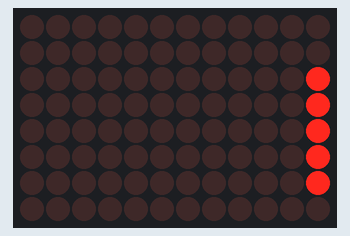
A sketch run on a simulated Arduino Uno R4 WiFi. On the bench: 12×8 LED matrix.

Above: at 1.26 s.
At 2.8 s:
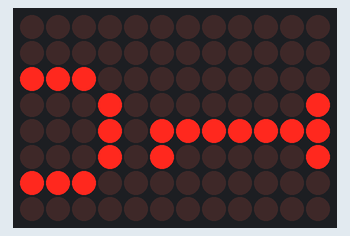
At 4.48 s:
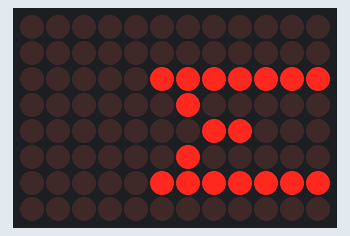
At 7.84 s:
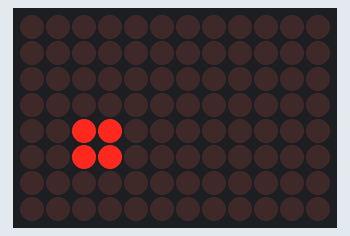
At 25.64 s:
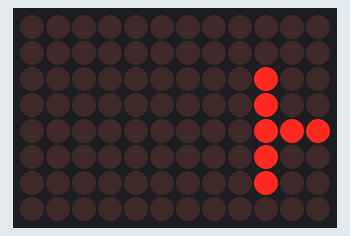
At 32.22 s:
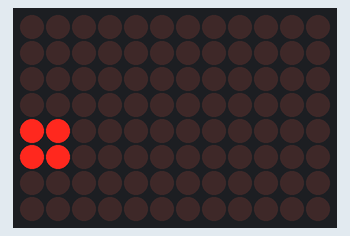

The sketch:

matriz_hola_mundo_vertical.ino
```cpp
#include "Arduino_LED_Matrix.h"

ArduinoLEDMatrix matrix;

// Función de mapeo de caracteres directamente
uint8_t getFontRow(char c, int row) {
  // Los arreglos son de 8 bytes (7 de fuente + 1 espacio)
  const uint8_t f_space[8] = {0x00, 0x00, 0x00, 0x00, 0x00, 0x00, 0x00, 0x00};
  const uint8_t f_dot[8]   = {0x00, 0x00, 0x00, 0x00, 0x00, 0x06, 0x06, 0x00};
  const uint8_t f_H[8]     = {0x1f, 0x04, 0x04, 0x04, 0x04, 0x04, 0x1f, 0x00};
  const uint8_t f_M[8]     = {0x11, 0x1b, 0x15, 0x15, 0x11, 0x11, 0x11, 0x00};
  const uint8_t f_a[8]     = {0x00, 0x00, 0x0e, 0x10, 0x1e, 0x11, 0x1e, 0x00};
  const uint8_t f_d[8]     = {0x10, 0x10, 0x16, 0x19, 0x11, 0x11, 0x1e, 0x00};
  const uint8_t f_l[8]     = {0x06, 0x04, 0x04, 0x04, 0x04, 0x04, 0x0e, 0x00};
  const uint8_t f_n[8]     = {0x00, 0x00, 0x0f, 0x11, 0x11, 0x11, 0x11, 0x00};
  const uint8_t f_o[8]     = {0x00, 0x00, 0x0e, 0x11, 0x11, 0x11, 0x0e, 0x00};
  const uint8_t f_u[8]     = {0x10, 0x10, 0x11, 0x11, 0x11, 0x19, 0x16, 0x00};

  switch (c) {
    case ' ': return f_space[row];
    case '.': return f_dot[row];
    case 'H': return f_H[row];
    case 'M': return f_M[row];
    case 'a': return f_a[row];
    case 'd': return f_d[row];
    case 'l': return f_l[row];
    case 'n': return f_n[row];
    case 'o': return f_o[row];
    case 'u': return f_u[row];
    default:  return 0;
  }
}

const char message[] = "  Hola Mundo.  ";
const int messageLen = sizeof(message) - 1;
const int messageHeight = messageLen * 8; // 8 filas por carácter

uint8_t text_buffer[200] = {0};

void setup() {
  matrix.begin();

  for (int i = 0; i < messageLen; i++) {
    char c = message[i];
    for (int r = 0; r < 8; r++) {
      text_buffer[i * 8 + r] = getFontRow(c, r);
    }
  }
}

void loop() {
  for (int offset = -12; offset < messageHeight; offset++) {
    uint8_t frame[8][12] = {0};

    for (int ly = 0; ly < 12; ly++) {
      int text_row = offset + ly;

      uint8_t row_data = 0;
      if (text_row >= 0 && text_row < messageHeight) {
        row_data = text_buffer[text_row];
      }

      for (int lx = 0; lx < 8; lx++) {
        bool pixel_on = false;
        // La fuente generada (5 bits) la colocamos en las columnas 1 a 5 para centrar
        if (lx >= 1 && lx <= 5) {
            int bit_idx = lx - 1;
            if ((row_data & (1 << bit_idx)) != 0) {
                pixel_on = true;
            }
        }

        if (pixel_on) {
          int px = ly;
          int py = 7 - lx;
          frame[py][px] = 1;
        }
      }
    }

    matrix.renderBitmap(frame, 8, 12);
    delay(70);
  }

  uint8_t off_frame[8][12] = {0};
  matrix.renderBitmap(off_frame, 8, 12);

  delay(15000);
}
```
